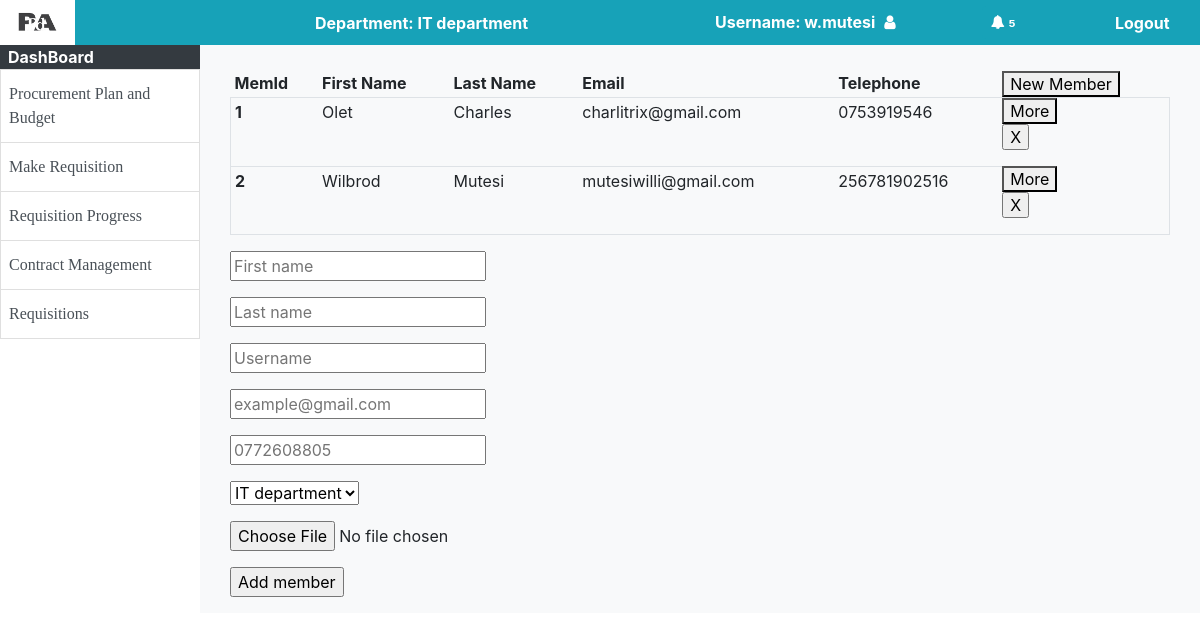
/procurement/members/ (signed in), run on an earlier commit of the app's database.
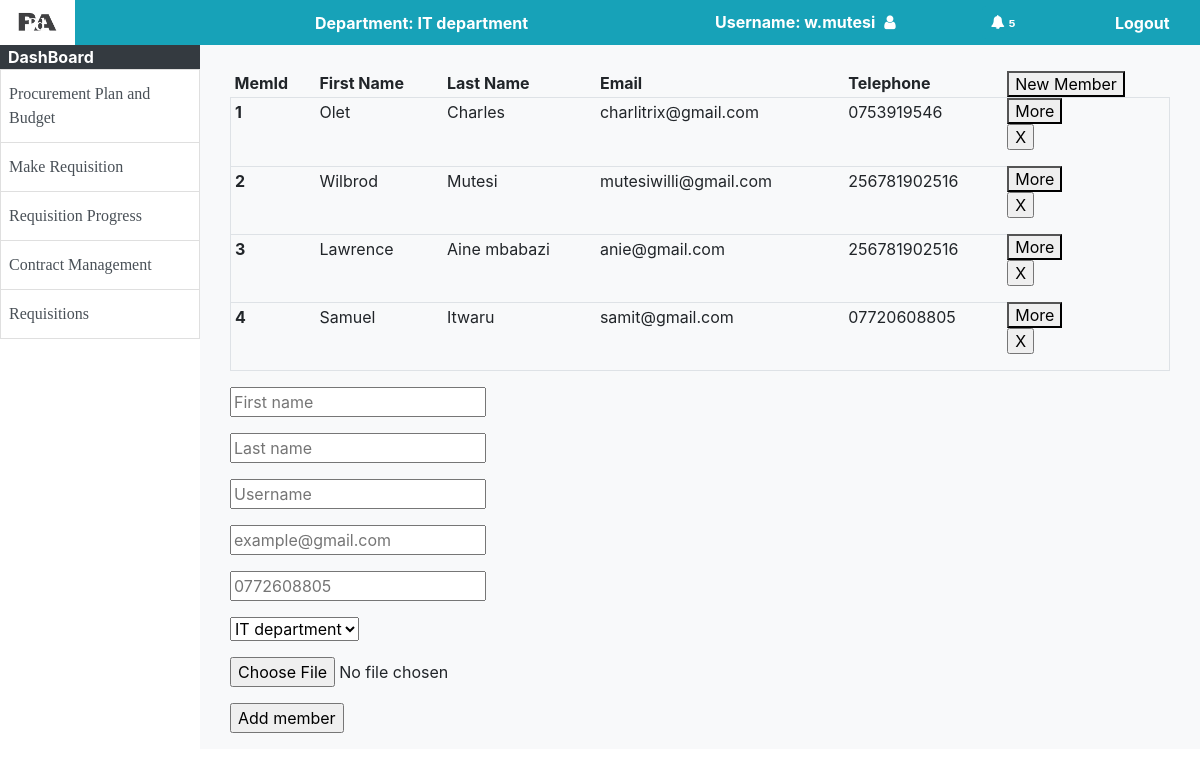
And on a later commit of the database.
### procurement/models.py (models this page shows, shortened)
class Member(models.Model):
    first_name = models.CharField(max_length=15)
    last_name = models.CharField(max_length=15)
    title = models.CharField(max_length=30, default="")
    username = models.CharField(max_length=15, default="", unique=True)
    email = models.EmailField()
    telephone = models.CharField(max_length=15)
    user_department_id = models.ForeignKey(UserDepartment, on_delete=models.CASCADE)

### procurement/views.py (the view)
# urls.py: path('members/', views.members, name="members"),
@RequisitionStatus
@login_required
def members(request, requisitions):
    members = Member.objects.all()
    user_departments = UserDepartment.objects.all()
    context = {
        'pending_count': pending(request,requisitions),
        'members':members,
        'user_departments':user_departments
    }
    return render(request, "procurement/members-table.html", context)

### procurement/models.py (called while the page is built)
    def __str__(self):
        return self.department_name

    def __call__(self,*args,**kwargs):
        return self.func(*args, *kwargs, self.requisitions)

### procurement/views.py (called while the page is built, shortened)
def pending(request,requisitions):
    if request.user.profile.role == "member" or request.user.profile.role == "hod":
        reqs = [
                req for req in requisitions if(
                    request.user.profile.member.user_department_id.department_name ==
                    req.user_department_id.department_name ) and (
                        req.member_confirmation == False or
                        req.hod_confirmation == False or
                        req.date_of_submission == None
                    ) and(request.user.profile.member.user_department_id.department_name ==
                    req.user_department_id.department_name)
            ]
        return len(reqs)

### procurement/templates/procurement/members-table.html (shortened to what this page needs)
{% extends 'procurement/HOD-base.html' %}
{% block content %}
<div class="container-fluid">
    <table class="table table-hover">
      <thead class="bg-faded">
          <th class="p-1 border-0" scope="col">MemId</th>
          <th class="p-1 border-0" scope="col">First Name</th>
          <th class="p-1 border-0" scope="col">Last Name</th>
          <th class="p-1 border-0" scope="col">Email</th>
          <th class="p-1 border-0" scope="col">Telephone</th>
          <th class="p-0 border-0" scope="col"><button>New Member</button></th>
      </thead>
      <tbody class="border">
        {% for member in members %}
          <tr style="cursor: pointer">
            <th scope="row" class="p-1">{{ member.id }}</th>
            <td class="p-1">{{ member.first_name }}</td>
            <td class="p-1">{{ member.last_name }}</td>
            <td class="p-1">{{ member.email }}</td>
            <td class="p-1">{{ member.telephone }}</td>
            <td class="p-0 border-0"><button>More</button>
              <form method="GET" action="{% url 'procurement:removeMember' %}">
                <input type="submit" value="X">
              </form>
            </td>
          </tr>
        {% endfor %}
        </tbody>
    </table>
        <div>
            <form method="POST" action="{% url 'procurement:addMember' %}">
              <p><input type="text" name="first_name" placeholder="First name" required/></p>
              <p><input type="text" name="last_name" placeholder="Last name" required/></p>
              <p><input type="text" name="username" placeholder="Username" required/></p>
              <p><input type="email" name="email" placeholder="example@gmail.com" required/></p>
              <p><input type="text" name="number" placeholder="0772608805" required/></p>
              <p>
                  <select name="department">
                    {% for department in user_departments %}
                      <option value="{{ department }}">{{ department }}</option>
                    {% endfor %}
                  </select>
              </p>
              <p><input type="file" name="file" required/></p>
              <p><input type="submit" value="Add member"></p>
            </form>
        </div>
</div>
{% endblock %}

What changed in the data, as far as the page shows it:
added Member: id "3", first_name "Lawrence", last_name "Aine mbabazi", email "anie@gmail.com", telephone "256781902516"
added Member: id "4", first_name "Samuel", last_name "Itwaru", email "samit@gmail.com", telephone "07720608805"
